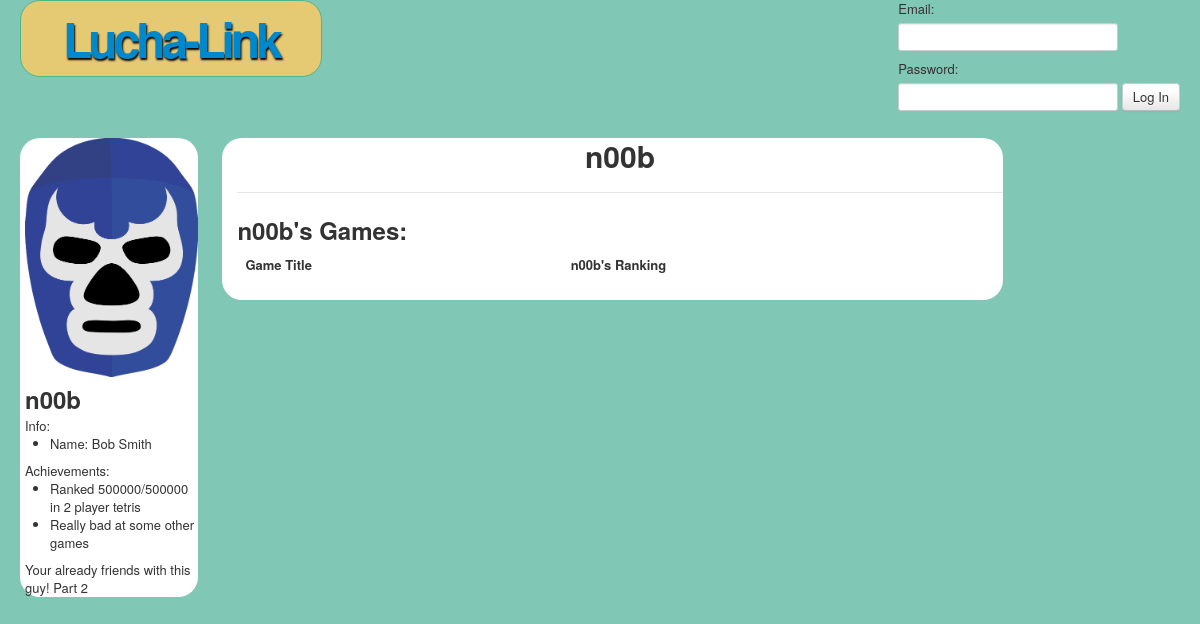
Page /playerProfile.php?id=1 on the earlier database version.
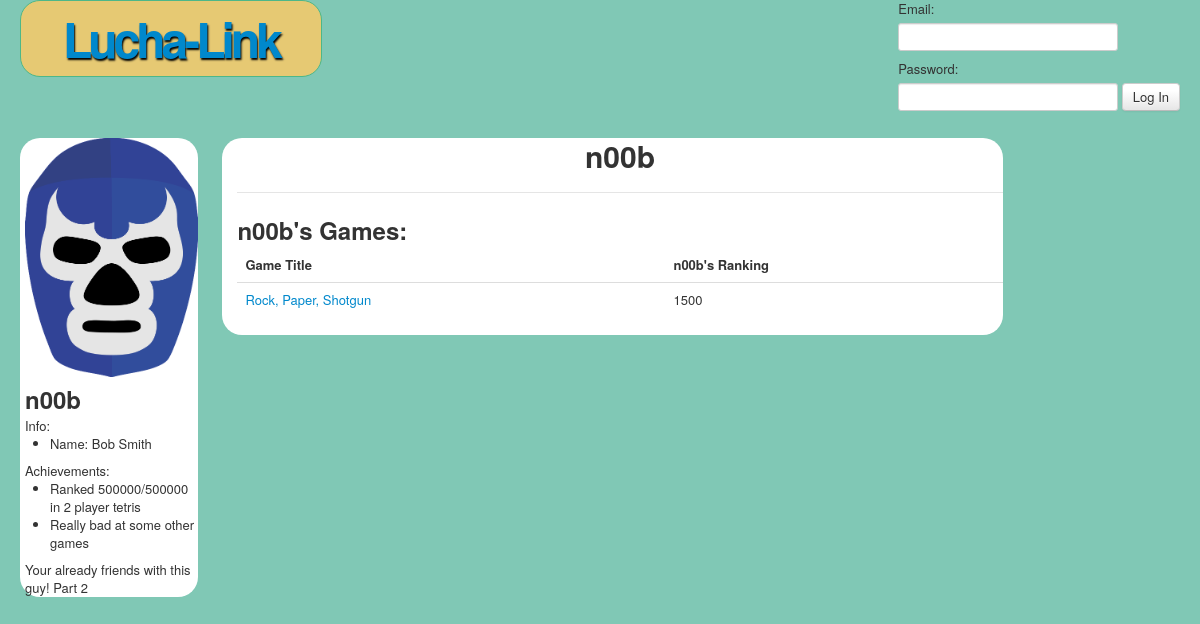
Same page on the later database version.
### tables this page shows
CREATE TABLE `Avatars`(
	`game_id` varchar(10) NOT NULL,
	`avatar_id` int NOT NULL AUTO_INCREMENT,
	`owner_id` int NOT NULL,
	`user_name` varchar(20) DEFAULT 'n00b',
	`rank` int(11) DEFAULT '1500',
	`wins` int DEFAULT 0,
	`losses` int DEFAULT 0,
	`ties`  int DEFAULT 0,
	 
	PRIMARY KEY (avatar_id),
	CONSTRAINT users_avatar_id_fk
	FOREIGN KEY (owner_id)
	REFERENCES Users (player_id)
);

CREATE TABLE `Games`(
	`title` varchar(40) NOT NULL DEFAULT 'noname',
	 
	`rating` varchar(2) NOT NULL DEFAULT 'U',
	`description` blob,
	 
	`rank` int DEFAULT 0,
	 
	`path` varchar(30) NOT NULL DEFAULT 'games/',
	 
	`titleID` varchar(10) NOT NULL,
	`author` varchar(50) NOT NULL,
	PRIMARY KEY(`titleID`)
);

### playerProfile.php (the view, shortened to what this page needs)
<?php
	$profile = $_GET['id'];
	if(isset($profile)) {
		$infoquery = "SELECT display_name, first_name, last_name, description FROM Users WHERE player_id = '$profile'";
		$inforesult = mysqli_query($db, $infoquery);
		if($row = mysqli_fetch_array($inforesult)) {
			$dispname = $row['display_name'];
			$first = $row['first_name'];
			$last = $row['last_name'];
		}
	} else {
		header("Location: index.php");
	}
?>
<!doctype html>
<html>
<head>
     <link rel="stylesheet" href="etc/css/bootstrap.min.css">
     <link rel="stylesheet" href="etc/css/lucha.css">
</head>
<body>
     <div class="container-fluid">
	<?php include 'topbar.php' ?>
          <div class="row-fluid">
               <div class="span2" id="sidebar">
                    <img src="luchaMask.png"/>
                    <h2><?php echo $dispname ?></h2>
                    Info:
                    <ul>
					<li>Name: <?php echo $first." ".$last ?></li>
                    </ul>
                    Achievements:
                    <ul>
                         <li>Ranked 500000/500000 in 2 player tetris</li>
                         <li>Really bad at some other games</li>
                    </ul>
		    <?php
			if ($id != $profile){
   				$query1 = "SELECT * FROM Friends WHERE player_id = '$id' AND friend_id = '$profile'";
				$query2 = "SELECT * FROM Friends WHERE player_id = '$profile' AND friend_id = '$id'";
				$resultCheck = mysqli_query($db, $query1);
				$resultCheck2 = mysqli_query($db, $query2);
	                	if(!isset($resultCheck)){
		                        if (!isset($resultCheck2)){
		                                echo "<form action= \"friendController.php \" method = POST>\n
								<input type = \"hidden\" value = $profile name= \"friend_id\">\n
								<input type = \"submit\" value = \"ADD FRIEND!\" name = submit>\n
							</form>\n
						";
	                	        }
	                	        else{
	                	                echo("Your already Friends with this guy!");
	                	        }
	               	 	}
	        	        else{
		                        echo("Your already friends with this guy! Part 2");
		                }
			}
		    ?>
               </div>
               <div class="span8" id="body">
               	<div id="title-box">
                    	<h1><?php echo $dispname ?></h1>
               	</div>
				<hr>
				<h2><?php echo "$dispname's Games:"?></h2>
<?php
	$gamesQuery = "SELECT game_id, title, Avatars.rank FROM Games INNER JOIN Avatars ON Avatars.game_id = Games.titleID WHERE Avatars.owner_id = $profile";
	$gamesResult = mysqli_query($db, $gamesQuery)
		or die("error querying database");
	echo "<table class=table>\n<thead>\n<tr><th>Game Title</th><th>$dispname's Ranking</th></tr>\n</thead>\n<tbody>\n";
	while($row = mysqli_fetch_array($gamesResult)) {
		$game = $row['game_id'];
		$title = $row['title'];
		$rank = $row['rank'];
		echo "<tr><td><a href=gamepage.php?gameID=$game>$title</a></td><td>$rank</td></tr>\n";
	}
	echo "</tbody>\n</table\n";
?>
               </div>
          </div>
     </div>
</body>
</html>

Differences in the rows shown:
now on this page (row edited): avatars: game.title "Rock, Paper, Shotgun", rank "1500"
